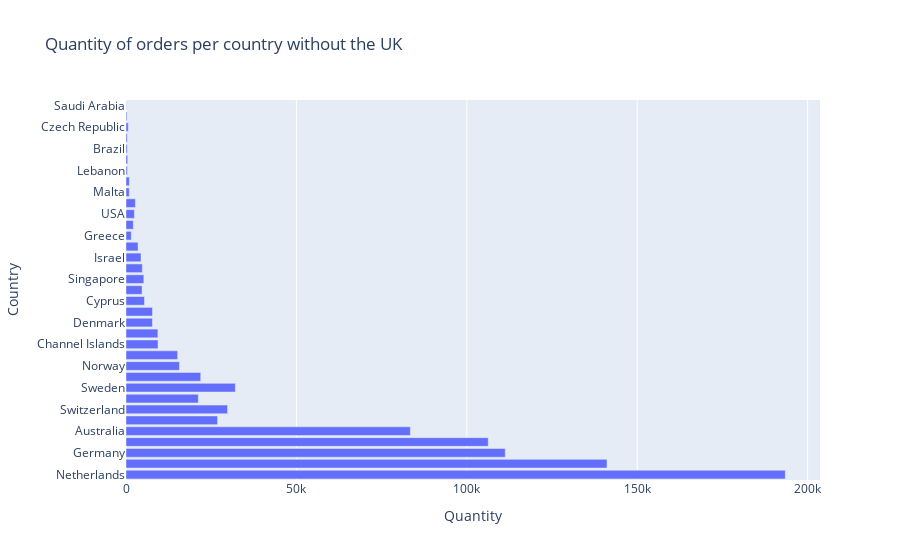

Write notebook code for a chart like this one.
### Code cell
temp_df = group_Quantity_and_SalesRevenue(df,'Country')

fig = px.bar(temp_df[temp_df['Country'] != "United Kingdom"], x= "Quantity", y='Country', title= "Quantity of orders per country without the UK")
pio.show(fig, height=700, width=1000)

### Figure 1 — Plotly figure (JSON) as saved in the notebook; plotly's stock layout.template omitted (floating-point values rounded to 4 significant figures)
{"data": [{"alignmentgroup": "True", "hovertemplate": "Quantity=%{x}<br>Country=%{y}<extra></extra>", "legendgroup": "", "marker": {"color": "#636efa", "pattern": {"shape": ""}}, "name": "", "offsetgroup": "", "orientation": "h", "showlegend": false, "textposition": "auto", "type": "bar", "x": [193449, 141133, 111276, 106290, 83433, 26862, 29803, 21220, 32083, 21923, 15694, 15156, 9402, 9360, 7747, 7777, 5422, 4708, 5234, 4796, 4406, 3535, 1550, 2139, 2458, 2762, 958, 981, 386, 490, 356, 351, 670, 260, 80], "xaxis": "x", "y": ["Netherlands", "EIRE", "Germany", "France", "Australia", "Spain", "Switzerland", "Belgium", "Sweden", "Japan", "Norway", "Portugal", "Channel Islands", "Finland", "Denmark", "Italy", "Cyprus", "Hong Kong", "Singapore", "Austria", "Israel", "Poland", "Greece", "Iceland", "USA", "Canada", "Malta", "United Arab Emirates", "Lebanon", "European Community", "Brazil", "RSA", "Czech Republic", "Bahrain", "Saudi Arabia"], "yaxis": "y"}], "layout": {"barmode": "relative", "legend": {"tracegroupgap": 0}, "title": {"text": "Quantity of orders per country without the UK"}, "xaxis": {"anchor": "y", "domain": [0, 1], "title": {"text": "Quantity"}}, "yaxis": {"anchor": "x", "domain": [0, 1], "title": {"text": "Country"}}}}
